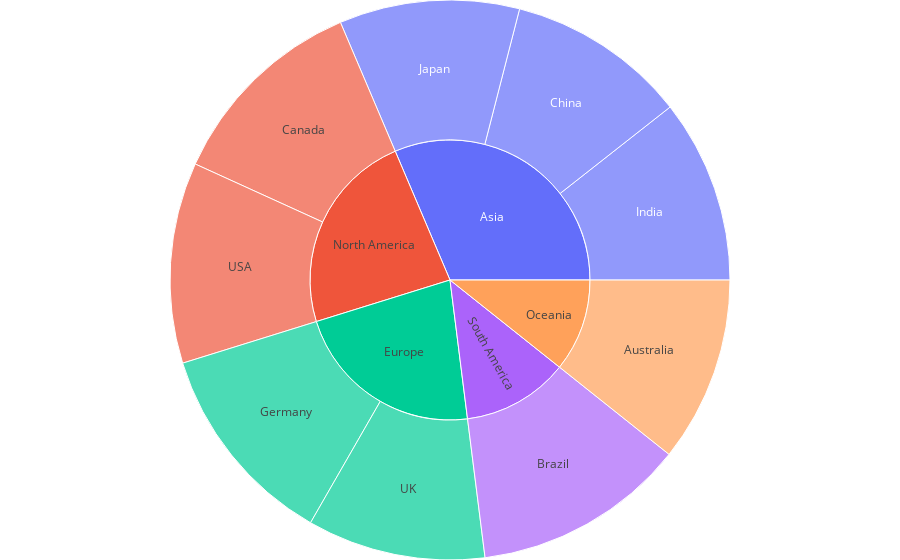

This figure's notebook cell:
### Code cell
fig3 = go.Figure(go.Sunburst(labels=children_list,
                           parents=parent_list,
                           values=value_list,
                           branchvalues='total'))
fig3.update_layout(margin = dict(t=0, l=0, r=0, b=0))
fig3.show()

### Figure 1 — Plotly figure (JSON) as saved in the notebook; plotly's stock layout.template omitted (floating-point values rounded to 4 significant figures)
{"data": [{"branchvalues": "total", "labels": ["India", "China", "Japan", "Germany", "UK", "Canada", "USA", "Australia", "Brazil", "Asia", "Europe", "North America", "Oceania", "South America"], "parents": ["Asia", "Asia", "Asia", "Europe", "Europe", "North America", "North America", "Oceania", "South America", "", "", "", "", ""], "type": "sunburst", "values": [106, 104, 104, 119, 103, 118, 116, 107, 123, 314, 222, 234, 107, 123]}], "layout": {"margin": {"b": 0, "l": 0, "r": 0, "t": 0}}}
